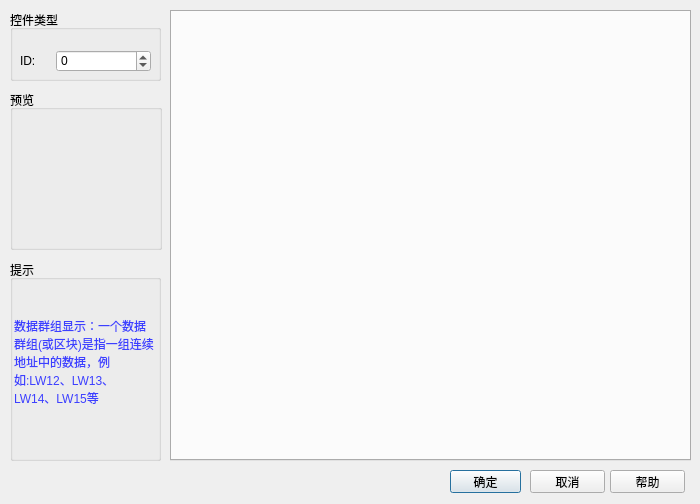
<?xml version="1.0" encoding="UTF-8"?>
<ui version="4.0">
 <class>QTrendDataGroup</class>
 <widget class="QDialog" name="QTrendDataGroup">
  <property name="geometry">
   <rect>
    <x>0</x>
    <y>0</y>
    <width>700</width>
    <height>504</height>
   </rect>
  </property>
  <property name="windowTitle">
   <string>Dialog</string>
  </property>
  <widget class="QPushButton" name="help">
   <property name="geometry">
    <rect>
     <x>610</x>
     <y>470</y>
     <width>75</width>
     <height>23</height>
    </rect>
   </property>
   <property name="focusPolicy">
    <enum>Qt::NoFocus</enum>
   </property>
   <property name="text">
    <string>帮助</string>
   </property>
  </widget>
  <widget class="QPushButton" name="accept">
   <property name="geometry">
    <rect>
     <x>450</x>
     <y>470</y>
     <width>71</width>
     <height>23</height>
    </rect>
   </property>
   <property name="text">
    <string>确定</string>
   </property>
   <property name="checkable">
    <bool>false</bool>
   </property>
   <property name="default">
    <bool>true</bool>
   </property>
  </widget>
  <widget class="QGroupBox" name="groupBox_ctlType">
   <property name="geometry">
    <rect>
     <x>10</x>
     <y>10</y>
     <width>151</width>
     <height>71</height>
    </rect>
   </property>
   <property name="title">
    <string>控件类型</string>
   </property>
   <widget class="QLabel" name="label_ctlType">
    <property name="geometry">
     <rect>
      <x>10</x>
      <y>14</y>
      <width>131</width>
      <height>21</height>
     </rect>
    </property>
    <property name="styleSheet">
     <string notr="true">color: rgb(255, 85, 0);</string>
    </property>
    <property name="text">
     <string/>
    </property>
   </widget>
   <widget class="QWidget" name="layoutWidget_2">
    <property name="geometry">
     <rect>
      <x>10</x>
      <y>40</y>
      <width>131</width>
      <height>22</height>
     </rect>
    </property>
    <layout class="QHBoxLayout" name="horizontalLayout">
     <item>
      <widget class="QLabel" name="label_3">
       <property name="maximumSize">
        <size>
         <width>30</width>
         <height>16777215</height>
        </size>
       </property>
       <property name="text">
        <string>ID:</string>
       </property>
      </widget>
     </item>
     <item>
      <widget class="QSpinBox" name="spinBox">
       <property name="minimum">
        <number>-1</number>
       </property>
       <property name="maximum">
        <number>100000</number>
       </property>
      </widget>
     </item>
    </layout>
   </widget>
  </widget>
  <widget class="QGroupBox" name="groupBox_preview">
   <property name="geometry">
    <rect>
     <x>10</x>
     <y>90</y>
     <width>152</width>
     <height>160</height>
    </rect>
   </property>
   <property name="title">
    <string>预览</string>
   </property>
   <widget class="QGraphicsView" name="graphicsView">
    <property name="geometry">
     <rect>
      <x>10</x>
      <y>20</y>
      <width>131</width>
      <height>131</height>
     </rect>
    </property>
    <property name="styleSheet">
     <string notr="true">background-color: rgba(255, 255, 255, 0);</string>
    </property>
   </widget>
  </widget>
  <widget class="QPushButton" name="cancel">
   <property name="geometry">
    <rect>
     <x>530</x>
     <y>470</y>
     <width>75</width>
     <height>23</height>
    </rect>
   </property>
   <property name="focusPolicy">
    <enum>Qt::NoFocus</enum>
   </property>
   <property name="text">
    <string>取消</string>
   </property>
  </widget>
  <widget class="QTabWidget" name="tabWidget">
   <property name="geometry">
    <rect>
     <x>170</x>
     <y>10</y>
     <width>521</width>
     <height>451</height>
    </rect>
   </property>
   <property name="currentIndex">
    <number>-1</number>
   </property>
  </widget>
  <widget class="QGroupBox" name="groupBox_prompt">
   <property name="geometry">
    <rect>
     <x>10</x>
     <y>260</y>
     <width>151</width>
     <height>201</height>
    </rect>
   </property>
   <property name="title">
    <string>提示</string>
   </property>
   <widget class="QLabel" name="label">
    <property name="geometry">
     <rect>
      <x>4</x>
      <y>16</y>
      <width>141</width>
      <height>171</height>
     </rect>
    </property>
    <property name="styleSheet">
     <string notr="true">color: rgb(60, 63, 255);</string>
    </property>
    <property name="text">
     <string>数据群组显示：一个数据群组(或区块)是指一组连续地址中的数据，例如:LW12、LW13、LW14、LW15等</string>
    </property>
    <property name="wordWrap">
     <bool>true</bool>
    </property>
   </widget>
  </widget>
 </widget>
 <resources/>
 <connections/>
</ui>
